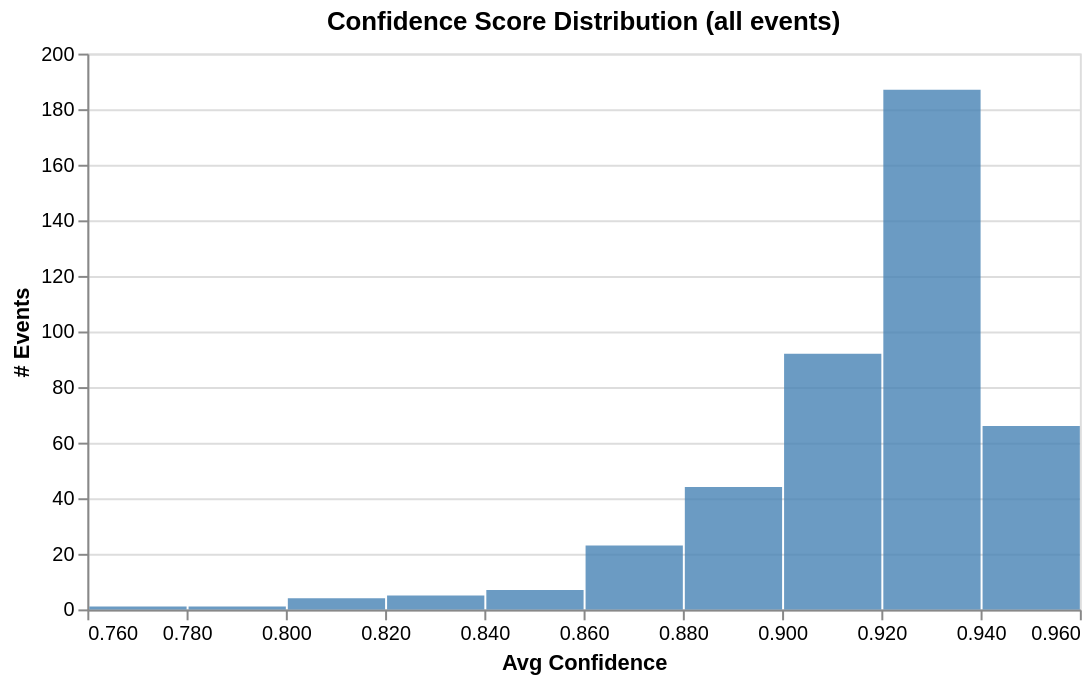

Here is the notebook cell this chart was saved with:
### Code cell
def chart_confidence_distribution(event_df: pd.DataFrame) -> alt.Chart:
    """Histogram of avg_confidence across all events."""
    return (
        alt.Chart(event_df, title="Confidence Score Distribution (all events)")
        .mark_bar(opacity=0.8, color="steelblue")
        .encode(
            alt.X("avg_confidence:Q",
                  bin=alt.Bin(step=0.02),
                  title="Avg Confidence"),
            alt.Y("count():Q", title="# Events"),
            tooltip=["count():Q"],
        )
        .properties(width=500, height=280)
    )

chart_confidence_distribution(event_df)

### Figure 1 — Vega-Lite specification as saved in the notebook (floating-point values rounded to 4 significant figures; data arrays with more than 128 entries replaced by an {"elided": "..."} marker saying what was removed)
{"config": {"view": {"continuousWidth": 300, "continuousHeight": 300}}, "data": {"name": "data-49d5470763ddc846e323dfad15a7602a"}, "mark": {"type": "bar", "color": "steelblue", "opacity": 0.8}, "encoding": {"tooltip": [{"aggregate": "count", "type": "quantitative"}], "x": {"bin": {"step": 0.02}, "field": "avg_confidence", "title": "Avg Confidence", "type": "quantitative"}, "y": {"aggregate": "count", "title": "# Events", "type": "quantitative"}}, "height": 280, "title": "Confidence Score Distribution (all events)", "width": 500, "$schema": "https://vega.github.io/schema/vega-lite/v6.4.1.json", "datasets": {"data-49d5470763ddc846e323dfad15a7602a": {"elided": "430 records"}}}
